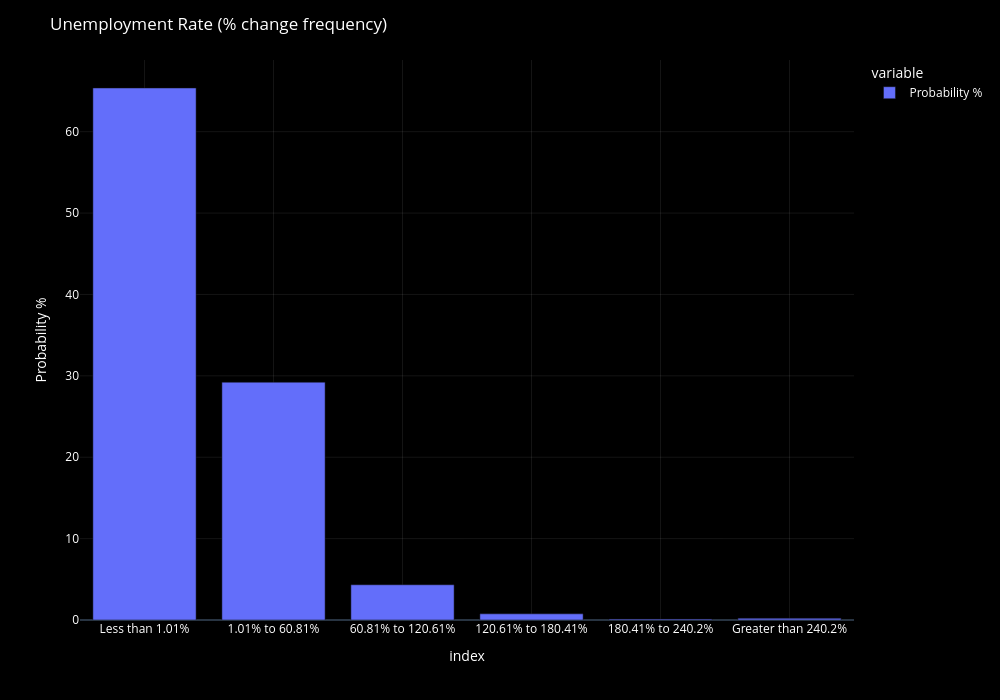

Notebook code cell kept with this figure:
### Code cell
fig = plot_df_chart(
    freq_table[['Probability %']],
    chart_title = f'{DICT[INDICATOR]['title']} (% change frequency)',
    chart_type = "bar",
    yaxis_title = "Probability %",
    width=1000,
    height=700,
    show_rangeslider=False
)

### Figure 1 — Plotly figure (JSON) as saved in the notebook; plotly's stock layout.template omitted (floating-point values rounded to 4 significant figures)
{"data": [{"hovertemplate": "<b>%{fullData.name}</b><br>%{y:.2f}<extra></extra>", "legendgroup": "Probability %", "marker": {"color": "#636efa", "pattern": {"shape": ""}}, "name": "Probability %", "orientation": "v", "showlegend": true, "textposition": "auto", "type": "bar", "x": ["Less than 1.01%", "1.01% to 60.81%", "60.81% to 120.61%", "120.61% to 180.41%", "180.41% to 240.2%", "Greater than 240.2%"], "xaxis": "x", "y": [65.37, 29.22, 4.329, 0.7576, 0.1082, 0.2165], "yaxis": "y"}], "layout": {"barmode": "relative", "dragmode": "zoom", "font": {"color": "white", "size": 12}, "height": 700, "legend": {"bgcolor": "rgba(0,0,0,0)", "itemclick": "toggle", "itemdoubleclick": "toggleothers", "title": {"text": "variable"}, "tracegroupgap": 0}, "margin": {"t": 60}, "paper_bgcolor": "black", "plot_bgcolor": "black", "title": {"text": "Unemployment Rate (% change frequency)"}, "width": 1000, "xaxis": {"anchor": "y", "domain": [0, 1], "gridcolor": "rgba(255,255,255,0.08)", "rangeslider": {"visible": false}, "showgrid": true, "title": {"text": "index"}}, "yaxis": {"anchor": "x", "domain": [0, 1], "fixedrange": false, "gridcolor": "rgba(255,255,255,0.08)", "showgrid": true, "title": {"text": "Probability %"}}}}
